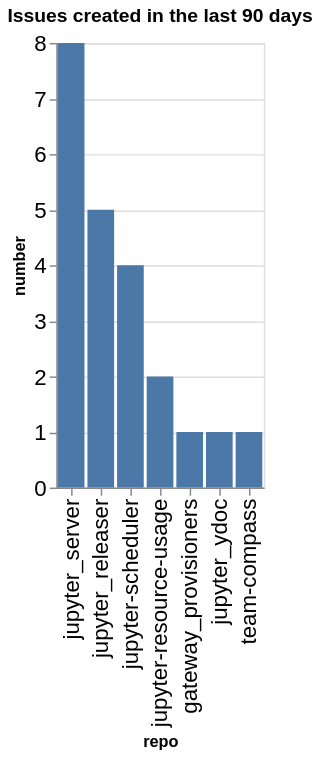

Notebook source saved alongside this figure:
### Code cell
created_counts = created.groupby(['org', 'repo']).count()['number'].reset_index()
created_counts['org/repo'] = created_counts.apply(lambda a: a['org'] + '/' + a['repo'], axis=1)
sorted_vals = created_counts.sort_values(['org', 'number'], ascending=False)['repo'].values
alt.Chart(data=created_counts, title=f"Issues created in the last {n_days} days").mark_bar().encode(
    x=alt.X('repo', sort=alt.Sort(sorted_vals.tolist())),
    y='number',
)

### Figure 1 — Vega-Lite specification as saved in the notebook (floating-point values rounded to 4 significant figures)
{"config": {"axisLeft": {"labelFontSize": 15}, "axisBottom": {"labelFontSize": 15}}, "data": {"name": "data-1aa89fc88b76221f9f0973cae5c48399"}, "mark": {"type": "bar"}, "encoding": {"x": {"field": "repo", "sort": ["jupyter_server", "jupyter_releaser", "jupyter-scheduler", "jupyter-resource-usage", "gateway_provisioners", "jupyter_ydoc", "team-compass"], "type": "nominal"}, "y": {"field": "number", "type": "quantitative"}}, "title": "Issues created in the last 90 days", "$schema": "https://vega.github.io/schema/vega-lite/v5.20.1.json", "datasets": {"data-1aa89fc88b76221f9f0973cae5c48399": [{"org": "jupyter-server", "repo": "gateway_provisioners", "number": 1, "org/repo": "jupyter-server/gateway_provisioners"}, {"org": "jupyter-server", "repo": "jupyter-resource-usage", "number": 2, "org/repo": "jupyter-server/jupyter-resource-usage"}, {"org": "jupyter-server", "repo": "jupyter-scheduler", "number": 4, "org/repo": "jupyter-server/jupyter-scheduler"}, {"org": "jupyter-server", "repo": "jupyter_releaser", "number": 5, "org/repo": "jupyter-server/jupyter_releaser"}, {"org": "jupyter-server", "repo": "jupyter_server", "number": 8, "org/repo": "jupyter-server/jupyter_server"}, {"org": "jupyter-server", "repo": "jupyter_ydoc", "number": 1, "org/repo": "jupyter-server/jupyter_ydoc"}, {"org": "jupyter-server", "repo": "team-compass", "number": 1, "org/repo": "jupyter-server/team-compass"}]}}
